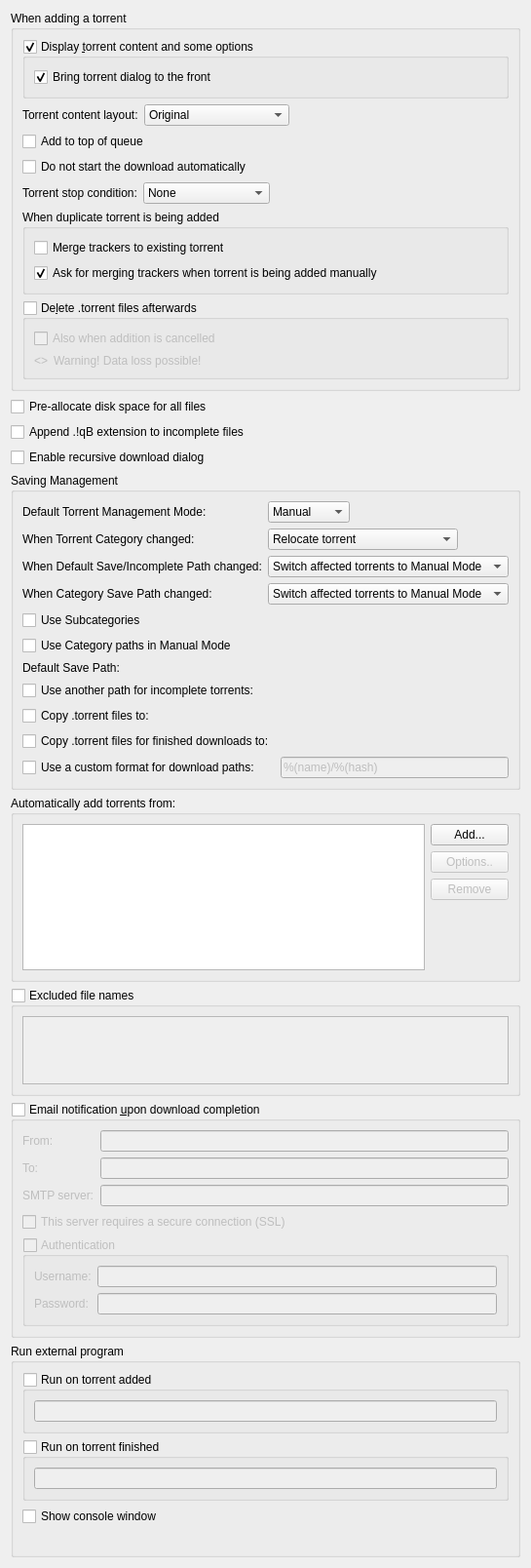
          <widget class="QWidget" name="scrollAreaWidgetContents_2">
           <property name="geometry">
            <rect>
             <x>0</x>
             <y>0</y>
             <width>539</width>
             <height>1457</height>
            </rect>
           </property>
           <layout class="QVBoxLayout" name="verticalLayout">
            <item>
             <widget class="QGroupBox" name="torrentAdditionBox">
              <property name="title">
               <string>When adding a torrent</string>
              </property>
              <layout class="QVBoxLayout" name="torrentAdditionBoxLayout">
               <item>
                <widget class="QGroupBox" name="checkAdditionDialog">
                 <property name="title">
                  <string>Display &amp;torrent content and some options</string>
                 </property>
                 <property name="checkable">
                  <bool>true</bool>
                 </property>
                 <layout class="QVBoxLayout" name="verticalLayout_18">
                  <item>
                   <widget class="QCheckBox" name="checkAdditionDialogFront">
                    <property name="text">
                     <string>Bring torrent dialog to the front</string>
                    </property>
                    <property name="checked">
                     <bool>true</bool>
                    </property>
                   </widget>
                  </item>
                 </layout>
                </widget>
               </item>
               <item>
                <layout class="QHBoxLayout" name="horizontalLayout_19">
                 <item>
                  <widget class="QLabel" name="contentLayoutLabel">
                   <property name="text">
                    <string>Torrent content layout:</string>
                   </property>
                  </widget>
                 </item>
                 <item>
                  <widget class="QComboBox" name="contentLayoutComboBox">
                   <property name="currentIndex">
                    <number>0</number>
                   </property>
                   <item>
                    <property name="text">
                     <string>Original</string>
                    </property>
                   </item>
                   <item>
                    <property name="text">
                     <string>Create subfolder</string>
                    </property>
                   </item>
                   <item>
                    <property name="text">
                     <string>Don't create subfolder</string>
                    </property>
                   </item>
                  </widget>
                 </item>
                 <item>
                  <spacer name="horizontalSpacer_20">
                   <property name="orientation">
                    <enum>Qt::Horizontal</enum>
                   </property>
                   <property name="sizeHint" stdset="0">
                    <size>
                     <width>40</width>
                     <height>20</height>
                    </size>
                   </property>
                  </spacer>
                 </item>
                </layout>
               </item>
               <item>
                <widget class="QCheckBox" name="checkAddToQueueTop">
                 <property name="toolTip">
                  <string>The torrent will be added to the top of the download queue</string>
                 </property>
                 <property name="text">
                  <string extracomment="The torrent will be added to the top of the download queue">Add to top of queue</string>
                 </property>
                </widget>
               </item>
               <item>
                <widget class="QCheckBox" name="checkStartPaused">
                 <property name="toolTip">
                  <string>The torrent will be added to download list in a paused state</string>
                 </property>
                 <property name="text">
                  <string extracomment="The torrent will be added to download list in a paused state">Do not start the download automatically</string>
                 </property>
                </widget>
               </item>
               <item>
                <layout class="QHBoxLayout" name="stopConditionLayout">
                 <item>
                  <widget class="QLabel" name="stopConditionLabel">
                   <property name="text">
                    <string>Torrent stop condition:</string>
                   </property>
                  </widget>
                 </item>
                 <item>
                  <widget class="QComboBox" name="stopConditionComboBox">
                   <property name="currentIndex">
                    <number>0</number>
                   </property>
                   <item>
                    <property name="text">
                     <string>None</string>
                    </property>
                   </item>
                   <item>
                    <property name="text">
                     <string>Metadata received</string>
                    </property>
                   </item>
                   <item>
                    <property name="text">
                     <string>Files checked</string>
                    </property>
                   </item>
                  </widget>
                 </item>
                 <item>
                  <spacer name="stopConditionSpacer">
                   <property name="orientation">
                    <enum>Qt::Horizontal</enum>
                   </property>
                   <property name="sizeHint" stdset="0">
                    <size>
                     <width>40</width>
                     <height>20</height>
                    </size>
                   </property>
                  </spacer>
                 </item>
                </layout>
               </item>
               <item>
                <widget class="QGroupBox" name="duplicateTorrentGroup">
                 <property name="title">
                  <string>When duplicate torrent is being added</string>
                 </property>
                 <layout class="QVBoxLayout" name="duplicateTorrentBoxLayout">
                  <item>
                   <widget class="QCheckBox" name="checkMergeTrackers">
                    <property name="text">
                     <string>Merge trackers to existing torrent</string>
                    </property>
                    <property name="checked">
                     <bool>false</bool>
                    </property>
                   </widget>
                  </item>
                  <item>
                   <widget class="QCheckBox" name="checkConfirmMergeTrackers">
                    <property name="text">
                     <string>Ask for merging trackers when torrent is being added manually</string>
                    </property>
                    <property name="checked">
                     <bool>true</bool>
                    </property>
                   </widget>
                  </item>
                 </layout>
                </widget>
               </item>
               <item>
                <widget class="QGroupBox" name="deleteTorrentBox">
                 <property name="toolTip">
                  <string>Whether the .torrent file should be deleted after adding it</string>
                 </property>
                 <property name="title">
                  <string>De&amp;lete .torrent files afterwards </string>
                 </property>
                 <property name="checkable">
                  <bool>true</bool>
                 </property>
                 <property name="checked">
                  <bool>false</bool>
                 </property>
                 <layout class="QVBoxLayout" name="deleteTorrentBoxLayout">
                  <item>
                   <widget class="QCheckBox" name="deleteCancelledTorrentBox">
                    <property name="toolTip">
                     <string>Also delete .torrent files whose addition was cancelled</string>
                    </property>
                    <property name="text">
                     <string>Also when addition is cancelled</string>
                    </property>
                   </widget>
                  </item>
                  <item>
                   <layout class="QHBoxLayout" name="deleteTorrentWarningLayout">
                    <item>
                     <widget class="QLabel" name="deleteTorrentWarningIcon">
                      <property name="sizePolicy">
                       <sizepolicy hsizetype="Fixed" vsizetype="Preferred">
                        <horstretch>0</horstretch>
                        <verstretch>0</verstretch>
                       </sizepolicy>
                      </property>
                      <property name="text">
                       <string notr="true">&lt;&gt;</string>
                      </property>
                     </widget>
                    </item>
                    <item>
                     <widget class="QLabel" name="deleteTorrentWarningLabel">
                      <property name="text">
                       <string>Warning! Data loss possible!</string>
                      </property>
                     </widget>
                    </item>
                   </layout>
                  </item>
                 </layout>
                </widget>
               </item>
              </layout>
             </widget>
            </item>
            <item>
             <widget class="QCheckBox" name="checkPreallocateAll">
              <property name="toolTip">
               <string>Allocate full file sizes on disk before starting downloads, to minimize fragmentation. Only useful for HDDs.</string>
              </property>
              <property name="text">
               <string>Pre-allocate disk space for all files</string>
              </property>
             </widget>
            </item>
            <item>
             <widget class="QCheckBox" name="checkAppendqB">
              <property name="text">
               <string>Append .!qB extension to incomplete files</string>
              </property>
             </widget>
            </item>
            <item>
             <widget class="QCheckBox" name="checkRecursiveDownload">
              <property name="toolTip">
               <string>When a torrent is downloaded, offer to add torrents from any .torrent files found inside it</string>
              </property>
              <property name="text">
               <string>Enable recursive download dialog</string>
              </property>
             </widget>
            </item>
            <item>
             <widget class="QGroupBox" name="groupSavingManagement">
              <property name="title">
               <string>Saving Management</string>
              </property>
              <layout class="QVBoxLayout" name="groupSavingManagementLayout">
               <item>
                <layout class="QGridLayout" name="gridLayout_3">
                 <item row="0" column="0">
                  <widget class="QLabel" name="label_40">
                   <property name="text">
                    <string>Default Torrent Management Mode:</string>
                   </property>
                  </widget>
                 </item>
                 <item row="0" column="1">
                  <layout class="QHBoxLayout" name="horizontalLayout_70">
                   <property name="spacing">
                    <number>10</number>
                   </property>
                   <item>
                    <widget class="QComboBox" name="comboSavingMode">
                     <property name="toolTip">
                      <string>Automatic: Various torrent properties (e.g. save path) will be decided by the associated category
Manual: Various torrent properties (e.g. save path) must be assigned manually</string>
                     </property>
                     <item>
                      <property name="text">
                       <string>Manual</string>
                      </property>
                     </item>
                     <item>
                      <property name="text">
                       <string>Automatic</string>
                      </property>
                     </item>
                    </widget>
                   </item>
                   <item>
                    <spacer name="horizontalSpacer_160">
                     <property name="orientation">
                      <enum>Qt::Horizontal</enum>
                     </property>
                     <property name="sizeHint" stdset="0">
                      <size>
                       <width>40</width>
                       <height>20</height>
                      </size>
                     </property>
                    </spacer>
                   </item>
                  </layout>
                 </item>
                 <item row="1" column="0">
                  <widget class="QLabel" name="labelTorrentCategoryChanged">
                   <property name="text">
                    <string>When Torrent Category changed:</string>
                   </property>
                  </widget>
                 </item>
                 <item row="1" column="1">
                  <layout class="QHBoxLayout" name="horizontalLayout_14">
                   <item>
                    <widget class="QComboBox" name="comboTorrentCategoryChanged">
                     <item>
                      <property name="text">
                       <string>Relocate torrent</string>
                      </property>
                     </item>
                     <item>
                      <property name="text">
                       <string>Switch torrent to Manual Mode</string>
                      </property>
                     </item>
                    </widget>
                   </item>
                   <item>
                    <spacer name="horizontalSpacer_17">
                     <property name="orientation">
                      <enum>Qt::Horizontal</enum>
                     </property>
                     <property name="sizeHint" stdset="0">
                      <size>
                       <width>40</width>
                       <height>20</height>
                      </size>
                     </property>
                    </spacer>
                   </item>
                  </layout>
                 </item>
                 <item row="2" column="0">
                  <widget class="QLabel" name="labelCategoryDefaultPathChanged">
                   <property name="text">
                    <string>When Default Save/Incomplete Path changed:</string>
                   </property>
                  </widget>
                 </item>
                 <item row="2" column="1">
                  <layout class="QHBoxLayout" name="horizontalLayout_15">
                   <item>
                    <widget class="QComboBox" name="comboCategoryDefaultPathChanged">
                     <property name="currentIndex">
                      <number>1</number>
                     </property>
                     <item>
                      <property name="text">
                       <string>Relocate affected torrents</string>
                      </property>
                     </item>
                     <item>
                      <property name="text">
                       <string>Switch affected torrents to Manual Mode</string>
                      </property>
                     </item>
                    </widget>
                   </item>
                   <item>
                    <spacer name="horizontalSpacer_18">
                     <property name="orientation">
                      <enum>Qt::Horizontal</enum>
                     </property>
                     <property name="sizeHint" stdset="0">
                      <size>
                       <width>40</width>
                       <height>20</height>
                      </size>
                     </property>
                    </spacer>
                   </item>
                  </layout>
                 </item>
                 <item row="3" column="0">
                  <widget class="QLabel" name="labelCategoryChanged">
                   <property name="text">
                    <string>When Category Save Path changed:</string>
                   </property>
                  </widget>
                 </item>
                 <item row="3" column="1">
                  <layout class="QHBoxLayout" name="horizontalLayout_17">
                   <item>
                    <widget class="QComboBox" name="comboCategoryChanged">
                     <property name="currentIndex">
                      <number>1</number>
                     </property>
                     <item>
                      <property name="text">
                       <string>Relocate affected torrents</string>
                      </property>
                     </item>
                     <item>
                      <property name="text">
                       <string>Switch affected torrents to Manual Mode</string>
                      </property>
                     </item>
                    </widget>
                   </item>
                   <item>
                    <spacer name="horizontalSpacer_19">
                     <property name="orientation">
                      <enum>Qt::Horizontal</enum>
                     </property>
                     <property name="sizeHint" stdset="0">
                      <size>
                       <width>40</width>
                       <height>20</height>
                      </size>
                     </property>
                    </spacer>
                   </item>
                  </layout>
                 </item>
                </layout>
               </item>
               <item>
                <widget class="QCheckBox" name="checkUseSubcategories">
                 <property name="text">
                  <string>Use Subcategories</string>
                 </property>
                </widget>
               </item>
               <item>
                <widget class="QCheckBox" name="checkUseCategoryPaths">
                 <property name="toolTip">
                  <string>Resolve relative Save Path against appropriate Category path instead of Default one</string>
                 </property>
                 <property name="text">
                  <string>Use Category paths in Manual Mode</string>
                 </property>
                </widget>
               </item>
               <item>
                <layout class="QGridLayout" name="gridLayout_4">
                 <item row="0" column="0">
                  <widget class="QLabel" name="labelSavePath">
                   <property name="text">
                    <string>Default Save Path:</string>
                   </property>
                  </widget>
                 </item>
                 <item row="0" column="1">
                  <widget class="FileSystemPathLineEdit" name="textSavePath" native="true"/>
                 </item>
                 <item row="1" column="0">
                  <widget class="QCheckBox" name="checkUseDownloadPath">
                   <property name="text">
                    <string>Use another path for incomplete torrents:</string>
                   </property>
                  </widget>
                 </item>
                 <item row="1" column="1">
                  <widget class="FileSystemPathLineEdit" name="textDownloadPath" native="true"/>
                 </item>
                 <item row="2" column="0">
                  <widget class="QCheckBox" name="checkExportDir">
                   <property name="text">
                    <string>Copy .torrent files to:</string>
                   </property>
                  </widget>
                 </item>
                 <item row="2" column="1">
                  <widget class="FileSystemPathLineEdit" name="textExportDir" native="true"/>
                 </item>
                 <item row="3" column="1">
                  <widget class="FileSystemPathLineEdit" name="textExportDirFin" native="true"/>
                 </item>
                 <item row="3" column="0">
                  <widget class="QCheckBox" name="checkExportDirFin">
                   <property name="text">
                    <string>Copy .torrent files for finished downloads to:</string>
                   </property>
                  </widget>
                 </item>
                 <item row="4" column="0">
                  <widget class="QCheckBox" name="checkCustomDownloadPathFormat">
                   <property name="text">
                    <string>Use a custom format for download paths:</string>
                   </property>
                  </widget>
                 </item>
                 <item row="4" column="1">
                  <widget class="QLineEdit" name="textCustomDownloadPathFormat">
                   <property name="enabled">
                    <bool>false</bool>
                   </property>
                   <property name="toolTip">
                    <string>TODO help format</string>
                   </property>
                   <property name="text">
                    <string>%(name)/%(hash)</string>
                   </property>
                  </widget>
                 </item>
                </layout>
               </item>
              </layout>
             </widget>
            </item>
            <item>
             <widget class="QGroupBox" name="groupBox_2">
              <property name="title">
               <string>Automatically add torrents from:</string>
              </property>
              <layout class="QVBoxLayout" name="verticalLayout_38">
               <item>
                <layout class="QHBoxLayout" name="horizontalLayout_16">
                 <item>
                  <widget class="QTreeView" name="scanFoldersView">
                   <property name="sizePolicy">
                    <sizepolicy hsizetype="Expanding" vsizetype="Expanding">
                     <horstretch>0</horstretch>
                     <verstretch>1</verstretch>
                    </sizepolicy>
                   </property>
                   <property name="minimumSize">
                    <size>
                     <width>250</width>
                     <height>150</height>
                    </size>
                   </property>
                   <property name="editTriggers">
                    <set>QAbstractItemView::AllEditTriggers</set>
                   </property>
                   <property name="selectionMode">
                    <enum>QAbstractItemView::SingleSelection</enum>
                   </property>
                   <property name="selectionBehavior">
                    <enum>QAbstractItemView::SelectRows</enum>
                   </property>
                   <property name="textElideMode">
                    <enum>Qt::ElideNone</enum>
                   </property>
                   <property name="rootIsDecorated">
                    <bool>false</bool>
                   </property>
                   <attribute name="headerDefaultSectionSize">
                    <number>80</number>
                   </attribute>
                   <attribute name="headerStretchLastSection">
                    <bool>false</bool>
                   </attribute>
                  </widget>
                 </item>
                 <item>
                  <layout class="QVBoxLayout" name="verticalLayout_37">
                   <item>
                    <widget class="QPushButton" name="addWatchedFolderButton">
                     <property name="text">
                      <string>Add...</string>
                     </property>
                    </widget>
                   </item>
                   <item>
                    <widget class="QPushButton" name="editWatchedFolderButton">
                     <property name="enabled">
                      <bool>false</bool>
                     </property>
                     <property name="text">
                      <string>Options..</string>
                     </property>
                    </widget>
                   </item>
                   <item>
                    <widget class="QPushButton" name="removeWatchedFolderButton">
                     <property name="enabled">
                      <bool>false</bool>
                     </property>
                     <property name="text">
                      <string>Remove</string>
                     </property>
                    </widget>
                   </item>
                   <item>
                    <spacer name="verticalSpacer_6">
                     <property name="orientation">
                      <enum>Qt::Vertical</enum>
                     </property>
                     <property name="sizeHint" stdset="0">
                      <size>
                       <width>20</width>
                       <height>40</height>
                      </size>
                     </property>
                    </spacer>
                   </item>
                  </layout>
                 </item>
                </layout>
               </item>
              </layout>
             </widget>
            </item>
            <item>
             <widget class="QGroupBox" name="groupExcludedFileNames">
              <property name="title">
               <string>Excluded file names</string>
              </property>
              <property name="checkable">
               <bool>true</bool>
              </property>
              <property name="checked">
               <bool>false</bool>
              </property>
              <layout class="QVBoxLayout" name="verticalLayout_311">
               <item>
                <widget class="QPlainTextEdit" name="textExcludedFileNames">
                 <property name="toolTip">
                  <string>Blacklist filtered file names from being downloaded from torrent(s).
Files matching any of the filters in this list will have their priority automatically set to &quot;Do not download&quot;.

Use newlines to separate multiple entries. Can use wildcards as outlined below.
*: matches zero or more of any characters.
?: matches any single character.
[...]: sets of characters can be represented in square brackets.

Examples
*.exe: filter '.exe' file extension.
readme.txt: filter exact file name.
?.txt: filter 'a.txt', 'b.txt' but not 'aa.txt'.
readme[0-9].txt: filter 'readme1.txt', 'readme2.txt' but not 'readme10.txt'.</string>
                 </property>
                 <property name="lineWrapMode">
                  <enum>QPlainTextEdit::NoWrap</enum>
                 </property>
                </widget>
               </item>
              </layout>
             </widget>
            </item>
            <item>
             <widget class="QGroupBox" name="groupMailNotification">
              <property name="title">
               <string>Email notification &amp;upon download completion</string>
              </property>
              <property name="checkable">
               <bool>true</bool>
              </property>
              <property name="checked">
               <bool>false</bool>
              </property>
              <layout class="QVBoxLayout" name="verticalLayout_171">
               <item>
                <layout class="QGridLayout" name="gridLayout_9">
                 <item row="1" column="1">
                  <widget class="QLineEdit" name="lineEditDestEmail"/>
                 </item>
                 <item row="1" column="0">
                  <widget class="QLabel" name="label_2">
                   <property name="toolTip">
                    <string>Receiver</string>
                   </property>
                   <property name="text">
                    <string comment="To receiver">To:</string>
                   </property>
                  </widget>
                 </item>
                 <item row="2" column="0">
                  <widget class="QLabel" name="label_3">
                   <property name="text">
                    <string>SMTP server:</string>
                   </property>
                  </widget>
                 </item>
                 <item row="2" column="1">
                  <widget class="QLineEdit" name="lineEditSmtpServer"/>
                 </item>
                 <item row="0" column="1">
                  <widget class="QLineEdit" name="senderEmailTxt"/>
                 </item>
                 <item row="0" column="0">
                  <widget class="QLabel" name="label_25">
                   <property name="toolTip">
                    <string>Sender</string>
                   </property>
                   <property name="text">
                    <string comment="From sender">From:</string>
                   </property>
                  </widget>
                 </item>
                </layout>
               </item>
               <item>
                <widget class="QCheckBox" name="checkSmtpSSL">
                 <property name="text">
                  <string>This server requires a secure connection (SSL)</string>
                 </property>
                </widget>
               </item>
               <item>
                <widget class="QGroupBox" name="groupMailNotifAuth">
                 <property name="title">
                  <string>Authentication</string>
                 </property>
                 <property name="checkable">
                  <bool>true</bool>
                 </property>
                 <property name="checked">
                  <bool>false</bool>
                 </property>
                 <layout class="QFormLayout" name="formLayout_2">
                  <item row="0" column="0">
                   <widget class="QLabel" name="label_7">
                    <property name="text">
                     <string>Username:</string>
                    </property>
                   </widget>
                  </item>
                  <item row="0" column="1">
                   <widget class="QLineEdit" name="mailNotifUsername"/>
                  </item>
                  <item row="1" column="0">
                   <widget class="QLabel" name="label_8">
                    <property name="text">
                     <string>Password:</string>
                    </property>
                   </widget>
                  </item>
                  <item row="1" column="1">
                   <widget class="QLineEdit" name="mailNotifPassword">
                    <property name="echoMode">
                     <enum>QLineEdit::Password</enum>
                    </property>
                   </widget>
                  </item>
                 </layout>
                </widget>
               </item>
              </layout>
             </widget>
            </item>
            <item>
             <widget class="QGroupBox" name="autoRunBox">
              <property name="title">
               <string>Run external program</string>
              </property>
              <layout class="QVBoxLayout" name="verticalLayout_19">
               <item>
                <widget class="QGroupBox" name="groupBoxRunOnAdded">
                 <property name="title">
                  <string>Run on torrent added</string>
                 </property>
                 <property name="checkable">
                  <bool>true</bool>
                 </property>
                 <property name="checked">
                  <bool>false</bool>
                 </property>
                 <layout class="QVBoxLayout" name="verticalLayout_39">
                  <item>
                   <widget class="QLineEdit" name="lineEditRunOnAdded"/>
                  </item>
                 </layout>
                </widget>
               </item>
               <item>
                <widget class="QGroupBox" name="groupBoxRunOnFinished">
                 <property name="title">
                  <string>Run on torrent finished</string>
                 </property>
                 <property name="checkable">
                  <bool>true</bool>
                 </property>
                 <property name="checked">
                  <bool>false</bool>
                 </property>
                 <layout class="QVBoxLayout" name="verticalLayout_36">
                  <item>
                   <widget class="QLineEdit" name="lineEditRunOnFinished"/>
                  </item>
                 </layout>
                </widget>
               </item>
               <item>
                <widget class="QCheckBox" name="autoRunConsole">
                 <property name="text">
                  <string>Show console window</string>
                 </property>
                </widget>
               </item>
               <item>
                <widget class="QLabel" name="labelAutoRunParam">
                 <property name="wordWrap">
                  <bool>true</bool>
                 </property>
                </widget>
               </item>
              </layout>
             </widget>
            </item>
           </layout>
          </widget>
